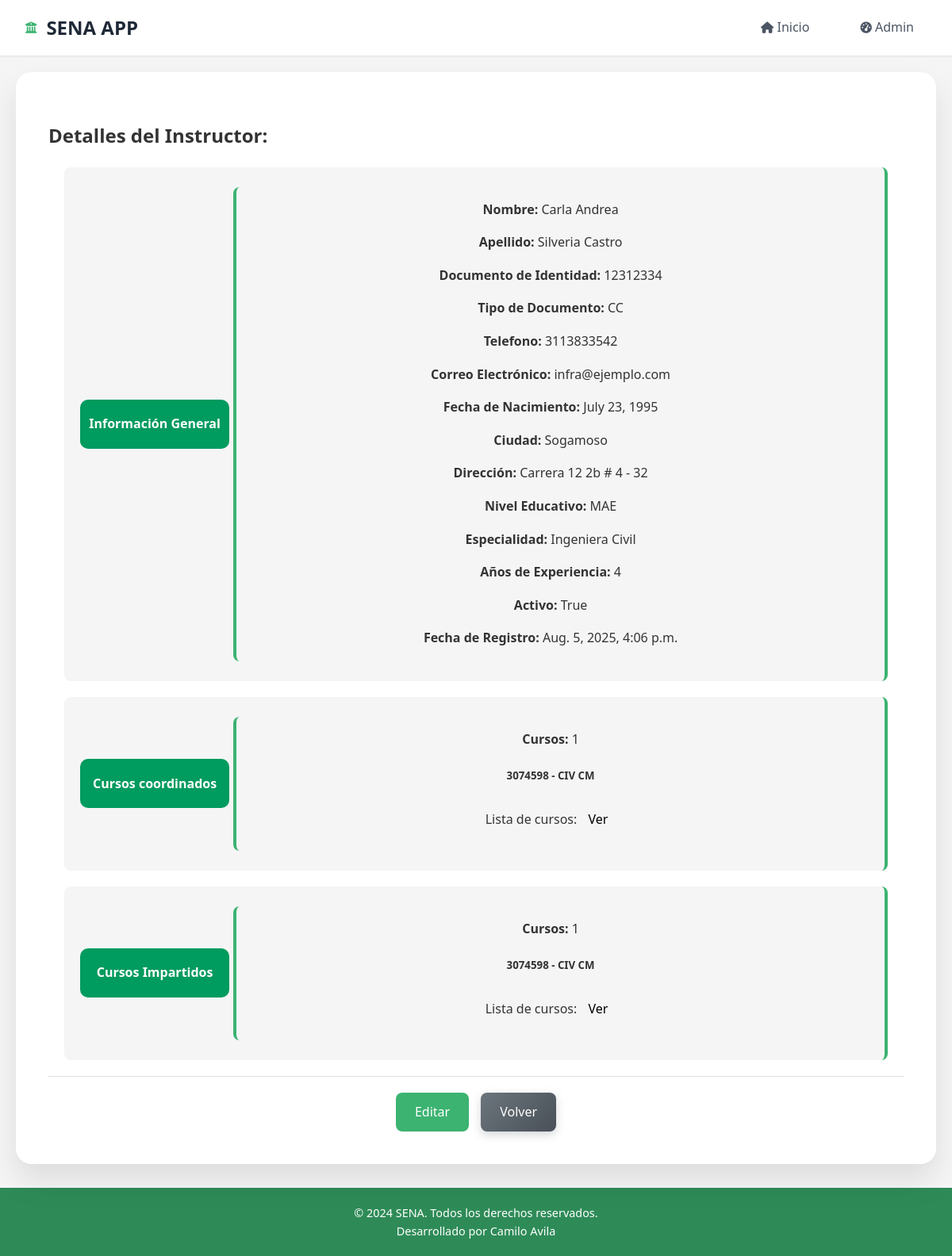
/instructores/insturctor/8/, run on an earlier commit of the app's database.
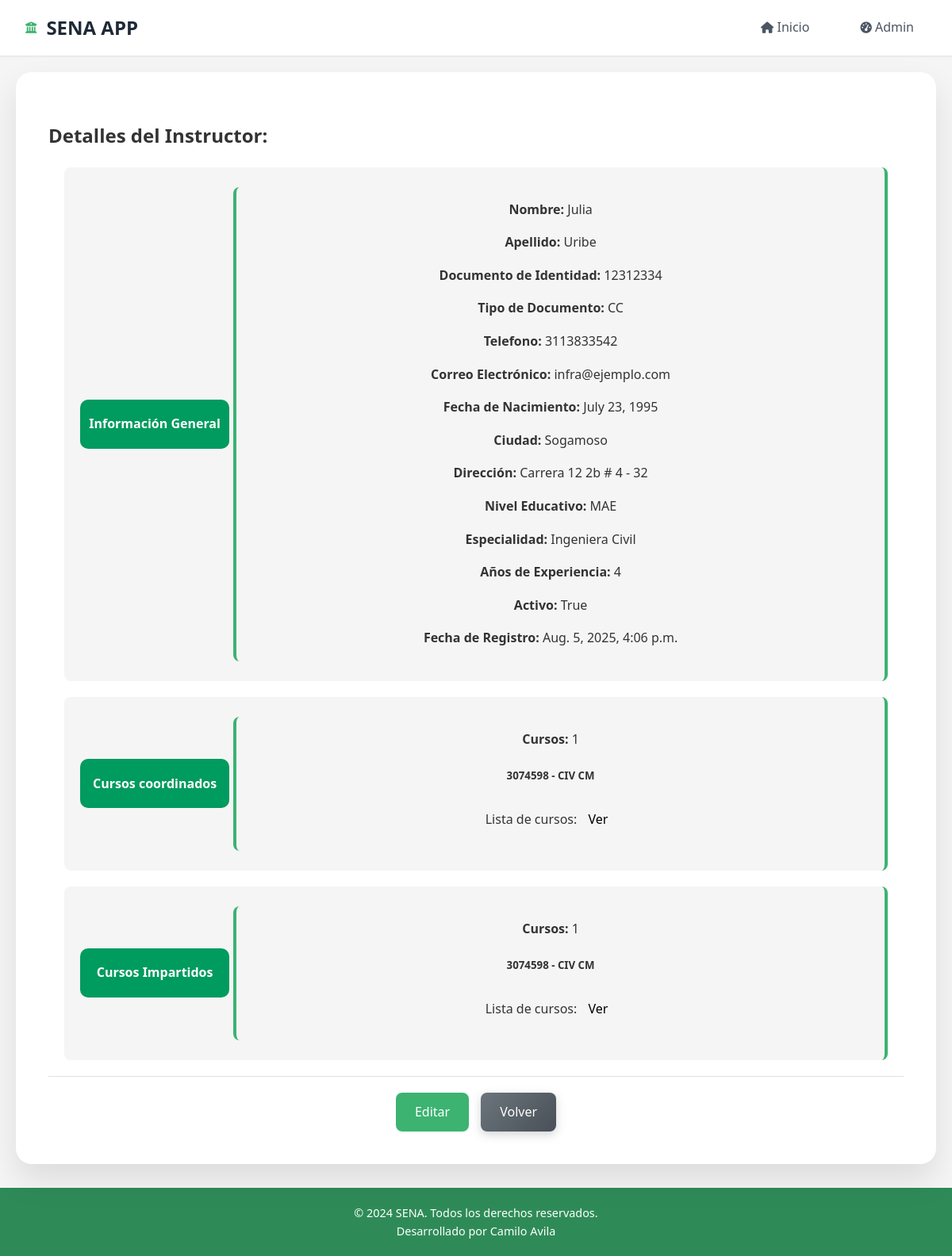
And on a later commit of the database.
### instructores/models.py (models this page shows, shortened)
class Instructor(models.Model):
    TIPO_DOCUMENTO_CHOICES = [
        ('CC', 'Cédula de Ciudadanía'),
        ('TI', 'Tarjeta de Identidad'),
        ('CE', 'Cédula de Extranjería'),
        ('PA', 'Pasaporte'),
    ]
    NIVEL_EDUCATIVO_CHOICES = [
        ('TEC', 'Técnico'),
        ('TGL', 'Tecnólogo'),
        ('PRE', 'Pregrado'),
        ('ESP', 'Especialización'),
        ('MAE', 'Maestría'),
        ('DOC', 'Doctorado'),
    ]
    documento_identidad = models.CharField(max_length=20, unique=True)
    tipo_documento = models.CharField(max_length=3, choices=TIPO_DOCUMENTO_CHOICES, default='CC')
    nombre = models.CharField(max_length=100)
    apellido = models.CharField(max_length=100)
    telefono = models.CharField(max_length=10, null=True)
    correo = models.EmailField(null=True)
    fecha_nacimiento = models.DateField()
    ciudad = models.CharField(max_length=100, null=True)
    direccion = models.TextField(null=True)
    nivel_educativo= models.CharField(max_length=3, choices=NIVEL_EDUCATIVO_CHOICES, default='MAE')
    especialidad = models.CharField(max_length=100)
    anos_experiencia = models.PositiveIntegerField()
    activo = models.BooleanField(default=True)
    fecha_vinculacion = models.DateField()
    fecha_registro = models.DateTimeField(auto_now_add=True)

### instructores/views.py (the view)
# urls.py: path('instructores/insturctor/<int:instructor_id>/', views.detalle_instructor, name='detalle_instructor'),
def detalle_instructor(request, instructor_id):
    instructor = get_object_or_404(Instructor, pk=instructor_id)
    cursos_coordinados = instructor.cursos_coordinados.all()
    cursos_impartidos = instructor.cursos_impartidos.all()
    template = loader.get_template('detalle_instructor.html')
    context = {
        'instructor': instructor,
        'cursos_coordinados': cursos_coordinados,
        'cursos_impartidos': cursos_impartidos,
    }
    return HttpResponse(template.render(context, request))

### aprendices/models.py (called while the page is built)
    def __str__(self):
        return f"{self.codigo} - {self.nombre}"

### instructores/templates/detalle_instructor.html (shortened to what this page needs)
{% extends 'base.html' %}
{% block content %}
<section class="detalle-curso">
    <h2>Detalles del Instructor:</h2>
    <div class="curso-info">
        <div class="info-detalle-card">
            <div class="info_tittle">
                <h2>Información General</h2>
            </div>
            <div class="info-grupoDentro">
                <p><strong>Nombre:</strong> {{ instructor.nombre }}</p>
                    <p><strong>Apellido:</strong> {{ instructor.apellido }}</p>
                        <p><strong>Documento de Identidad:</strong> {{ instructor.documento_identidad }}</p>
                            <p><strong>Tipo de Documento:</strong> {{ instructor.tipo_documento }}</p>
                                <p><strong>Telefono:</strong> {{ instructor.telefono }}</p>
                                    <p><strong>Correo Electrónico:</strong> {{ instructor.correo }}</p>
                                        <p><strong>Fecha de Nacimiento:</strong> {{ instructor.fecha_nacimiento }}</p>
                                            <p><strong>Ciudad:</strong> {{ instructor.ciudad }}</p>
                                                <p><strong>Dirección:</strong> {{ instructor.direccion }}</p>
                                                    <p><strong>Nivel Educativo:</strong> {{ instructor.nivel_educativo }}</p>
                                                        <p><strong>Especialidad:</strong> {{ instructor.especialidad }}</p>
                                                            <p><strong>Años de Experiencia:</strong> {{ instructor.anos_experiencia }}</p>
                                                                <p><strong>Activo:</strong> {{ instructor.activo }}</p>
                                                                    <p><strong>Fecha de Registro:</strong> {{ instructor.fecha_registro }}</p>
            </div>
        </div>
        <div class="info-detalle-card">
            <div class="info_tittle">
                <h2>Cursos coordinados</h2>
            </div>
            <div class="info-grupoDentro">
                <p><strong>Cursos:</strong> {{ cursos_coordinados|length }}</p>
                {% for curso in cursos_coordinados %}
                    <h5>{{ curso }}</h5>
                {% endfor %}
                {% if cursos_coordinados %}
                    <p>
                        Lista de cursos: <a href="{% url 'aprendices:lista_cursos' %}" class="btn-dc">
                            Ver
                        </a>
                    </p>
                {% endif %}
            </div>
        </div>
        <div class="info-detalle-card">
            <div class="info_tittle">
                <h2>Cursos Impartidos</h2>
            </div>
            <div class="info-grupoDentro">
                <p><strong>Cursos:</strong> {{ cursos_impartidos|length }}</p>
                {% for curso in cursos_impartidos %}
                    <h5>{{ curso }}</h5>
                {% endfor %}
                {% if cursos_impartidos %}
                    <p>
                        Lista de cursos: <a href="{% url 'aprendices:lista_cursos' %}" class="btn-dc">
                            Ver
                        </a>
                    </p>
                {% endif %}
            </div>
        </div>
    </div>
    <div class="acciones">
        <a href="{% url 'admin:instructores_instructor_change' instructor.id %}" class="btn-primary">Editar</a>
        <a href="/instructores" class="btn-secondary">Volver</a>
    </div>
</section>
{% endblock %}

What changed in the data, as far as the page shows it:
changed Instructor "CC": nombre "Carla Andrea" → "Julia"; apellido "Silveria Castro" → "Uribe"
